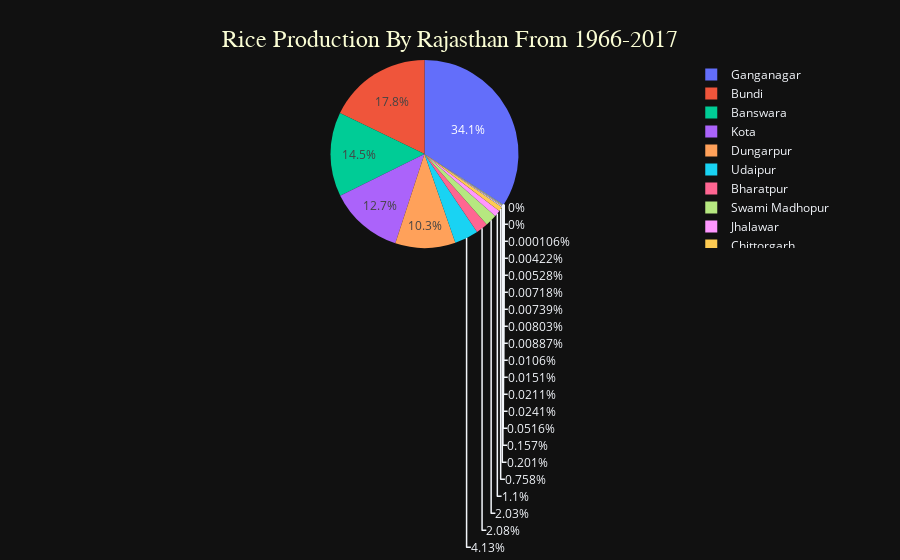

The notebook cell this image was saved under:
### Code cell
fig = px.pie(rice_data_cg, values="RICE PRODUCTION (1000 tons)", names="Dist Name")

fig.update_layout(
     template="plotly_dark" ,
    title={
        'text': 'Rice Production By Rajasthan From 1966-2017',
        'x': .5,  
        'xanchor': 'center',
        'yanchor': 'top',
        'font': {'size': 24, 'family': 'Arial', 'color': '#fafdd4'}  
    }
)
fig.show()

### Figure 1 — Plotly figure (JSON) as saved in the notebook; plotly's stock layout.template omitted (floating-point values rounded to 4 significant figures)
{"data": [{"domain": {"x": [0, 1], "y": [0, 1]}, "hovertemplate": "Dist Name=%{label}<br>RICE PRODUCTION (1000 tons)=%{value}<extra></extra>", "labels": ["Ajmer", "Alwar", "Banswara", "Barmer", "Bharatpur", "Bhilwara", "Bikaner", "Bundi", "Chittorgarh", "Churu", "Dungarpur", "Ganganagar", "Jaipur", "Jaisalmer", "Jalore", "Jhalawar", "Jhunjhunu", "Jodhpur", "Kota", "Nagaur", "Pali", "Sikar", "Sirohi", "Swami Madhopur", "Tonk", "Udaipur"], "legendgroup": "", "name": "", "showlegend": true, "type": "pie", "values": [4.89, 19.04, 1374.0, 0, 196.5, 14.9, 2.28, 1685.0, 71.77, 2, 979.1, 3225.0, 0.84, 1, 0.7, 104.3, 0.76, 0.01, 1200.0, 0, 0.68, 0.5, 1.43, 192.0, 0.4, 390.9]}], "layout": {"legend": {"tracegroupgap": 0}, "margin": {"t": 60}, "title": {"font": {"color": "#fafdd4", "family": "Arial", "size": 24}, "text": "Rice Production By Rajasthan From 1966-2017", "x": 0.5, "xanchor": "center", "yanchor": "top"}}}
